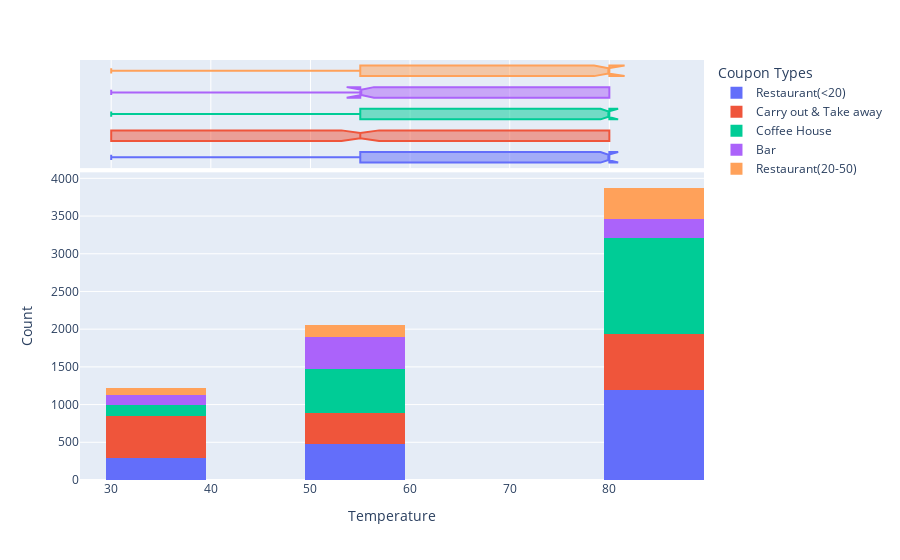

Notebook source saved alongside this figure:
### Markdown cell above
6. Use a histogram to visualize the temperature column.

### Code cell
px.histogram(data.query('accepted_coupon=="Yes"')
             ,x='temperature'
             ,color='coupon'
             ,marginal='box'
             ,nbins=10).update_layout(xaxis_title="Temperature", yaxis_title='Count', legend={'title':'Coupon Types'})

### Figure 1 — Plotly figure (JSON) as saved in the notebook; plotly's stock layout.template omitted (floating-point values rounded to 4 significant figures; data arrays with more than 128 entries replaced by an {"elided": "..."} marker saying what was removed)
{"data": [{"alignmentgroup": "True", "bingroup": "x", "hovertemplate": "coupon=Restaurant(<20)<br>temperature=%{x}<br>count=%{y}<extra></extra>", "legendgroup": "Restaurant(<20)", "marker": {"color": "#636efa", "pattern": {"shape": ""}}, "name": "Restaurant(<20)", "nbinsx": 10, "offsetgroup": "Restaurant(<20)", "orientation": "v", "showlegend": true, "type": "histogram", "x": {"elided": "1967 int values"}, "xaxis": "x", "yaxis": "y"}, {"alignmentgroup": "True", "hovertemplate": "coupon=Restaurant(<20)<br>temperature=%{x}<extra></extra>", "legendgroup": "Restaurant(<20)", "marker": {"color": "#636efa"}, "name": "Restaurant(<20)", "notched": true, "offsetgroup": "Restaurant(<20)", "showlegend": false, "type": "box", "x": {"elided": "1967 int values"}, "xaxis": "x2", "yaxis": "y2"}, {"alignmentgroup": "True", "bingroup": "x", "hovertemplate": "coupon=Carry out & Take away<br>temperature=%{x}<br>count=%{y}<extra></extra>", "legendgroup": "Carry out & Take away", "marker": {"color": "#EF553B", "pattern": {"shape": ""}}, "name": "Carry out & Take away", "nbinsx": 10, "offsetgroup": "Carry out & Take away", "orientation": "v", "showlegend": true, "type": "histogram", "x": {"elided": "1720 int values"}, "xaxis": "x", "yaxis": "y"}, {"alignmentgroup": "True", "hovertemplate": "coupon=Carry out & Take away<br>temperature=%{x}<extra></extra>", "legendgroup": "Carry out & Take away", "marker": {"color": "#EF553B"}, "name": "Carry out & Take away", "notched": true, "offsetgroup": "Carry out & Take away", "showlegend": false, "type": "box", "x": {"elided": "1720 int values"}, "xaxis": "x2", "yaxis": "y2"}, {"alignmentgroup": "True", "bingroup": "x", "hovertemplate": "coupon=Coffee House<br>temperature=%{x}<br>count=%{y}<extra></extra>", "legendgroup": "Coffee House", "marker": {"color": "#00cc96", "pattern": {"shape": ""}}, "name": "Coffee House", "nbinsx": 10, "offsetgroup": "Coffee House", "orientation": "v", "showlegend": true, "type": "histogram", "x": {"elided": "1989 int values"}, "xaxis": "x", "yaxis": "y"}, {"alignmentgroup": "True", "hovertemplate": "coupon=Coffee House<br>temperature=%{x}<extra></extra>", "legendgroup": "Coffee House", "marker": {"color": "#00cc96"}, "name": "Coffee House", "notched": true, "offsetgroup": "Coffee House", "showlegend": false, "type": "box", "x": {"elided": "1989 int values"}, "xaxis": "x2", "yaxis": "y2"}, {"alignmentgroup": "True", "bingroup": "x", "hovertemplate": "coupon=Bar<br>temperature=%{x}<br>count=%{y}<extra></extra>", "legendgroup": "Bar", "marker": {"color": "#ab63fa", "pattern": {"shape": ""}}, "name": "Bar", "nbinsx": 10, "offsetgroup": "Bar", "orientation": "v", "showlegend": true, "type": "histogram", "x": {"elided": "824 int values"}, "xaxis": "x", "yaxis": "y"}, {"alignmentgroup": "True", "hovertemplate": "coupon=Bar<br>temperature=%{x}<extra></extra>", "legendgroup": "Bar", "marker": {"color": "#ab63fa"}, "name": "Bar", "notched": true, "offsetgroup": "Bar", "showlegend": false, "type": "box", "x": {"elided": "824 int values"}, "xaxis": "x2", "yaxis": "y2"}, {"alignmentgroup": "True", "bingroup": "x", "hovertemplate": "coupon=Restaurant(20-50)<br>temperature=%{x}<br>count=%{y}<extra></extra>", "legendgroup": "Restaurant(20-50)", "marker": {"color": "#FFA15A", "pattern": {"shape": ""}}, "name": "Restaurant(20-50)", "nbinsx": 10, "offsetgroup": "Restaurant(20-50)", "orientation": "v", "showlegend": true, "type": "histogram", "x": {"elided": "657 int values"}, "xaxis": "x", "yaxis": "y"}, {"alignmentgroup": "True", "hovertemplate": "coupon=Restaurant(20-50)<br>temperature=%{x}<extra></extra>", "legendgroup": "Restaurant(20-50)", "marker": {"color": "#FFA15A"}, "name": "Restaurant(20-50)", "notched": true, "offsetgroup": "Restaurant(20-50)", "showlegend": false, "type": "box", "x": {"elided": "657 int values"}, "xaxis": "x2", "yaxis": "y2"}], "layout": {"barmode": "relative", "legend": {"title": {"text": "Coupon Types"}, "tracegroupgap": 0}, "margin": {"t": 60}, "xaxis": {"anchor": "y", "domain": [0, 1], "title": {"text": "Temperature"}}, "xaxis2": {"anchor": "y2", "domain": [0, 1], "matches": "x", "showgrid": true, "showticklabels": false}, "yaxis": {"anchor": "x", "domain": [0, 0.7326], "title": {"text": "Count"}}, "yaxis2": {"anchor": "x2", "domain": [0.7426, 1], "matches": "y2", "showgrid": false, "showline": false, "showticklabels": false, "ticks": ""}}}
